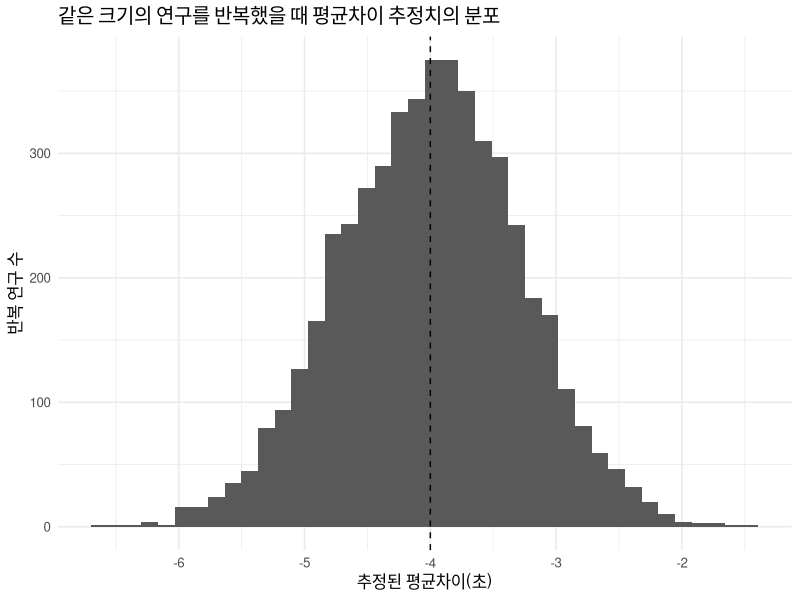
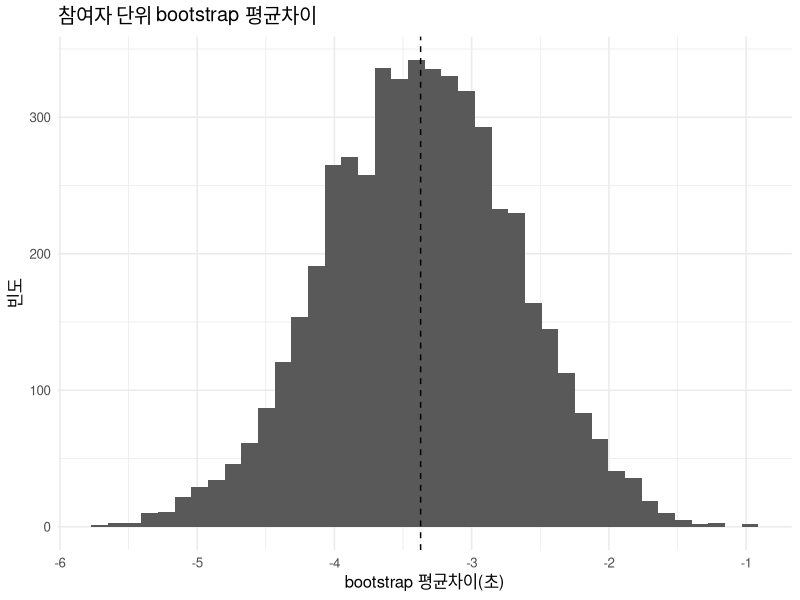
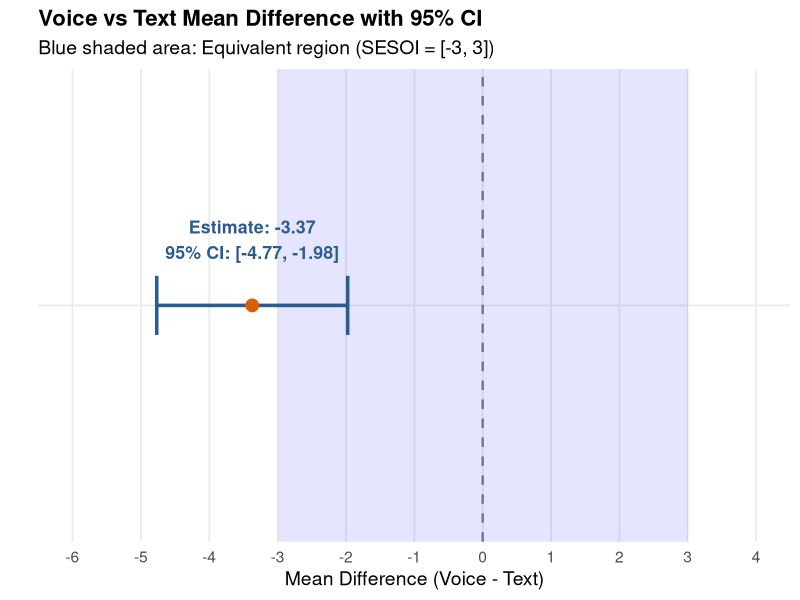
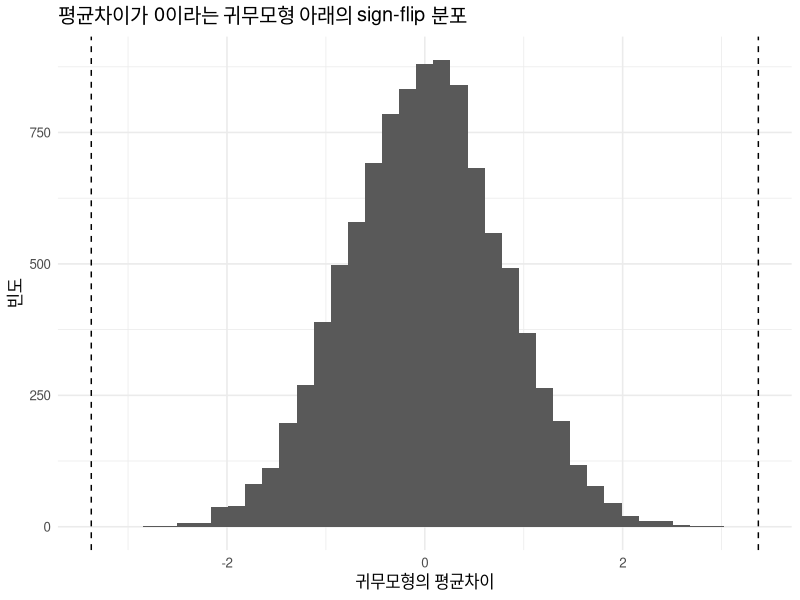
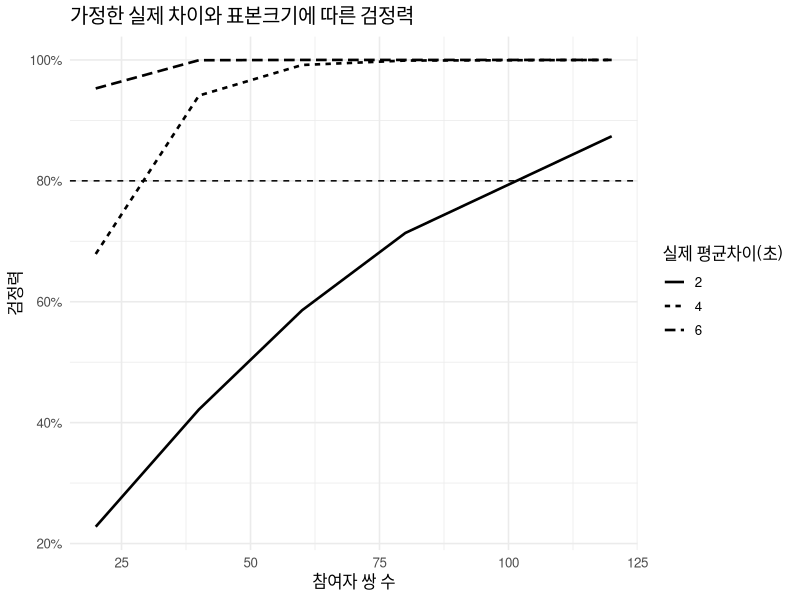
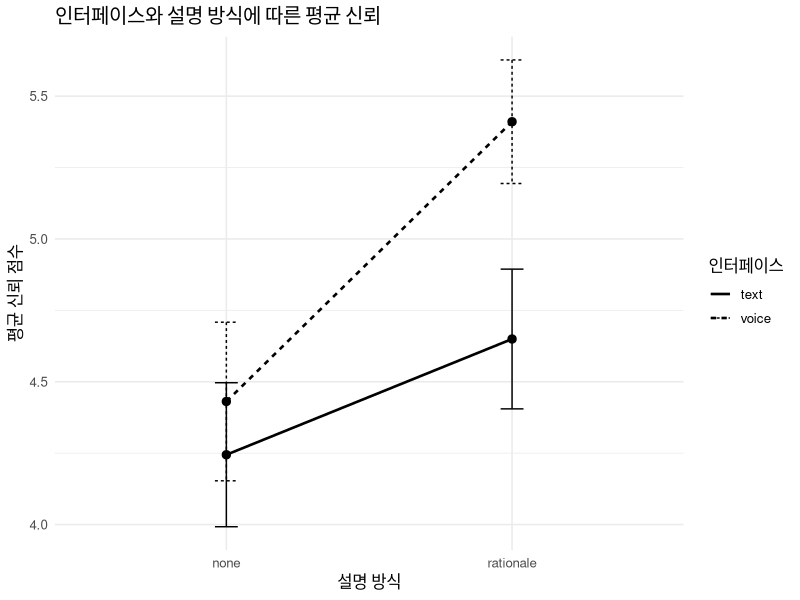
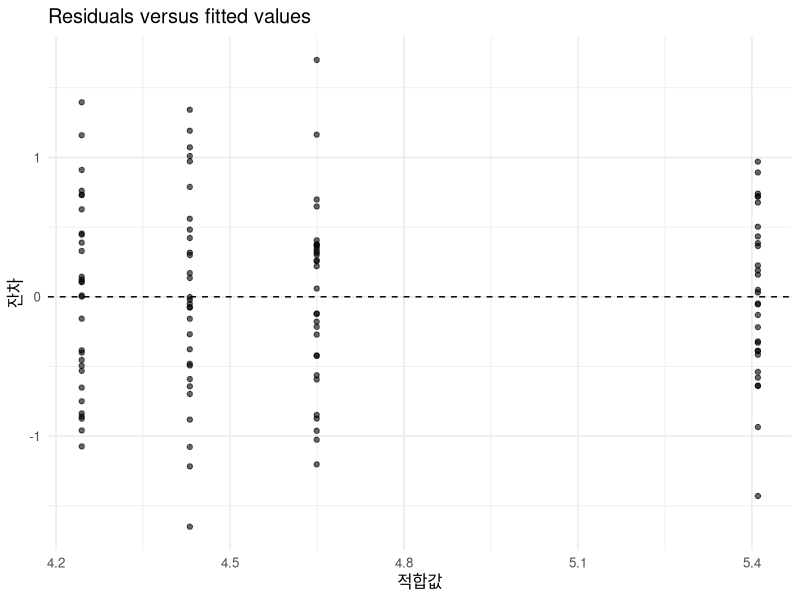
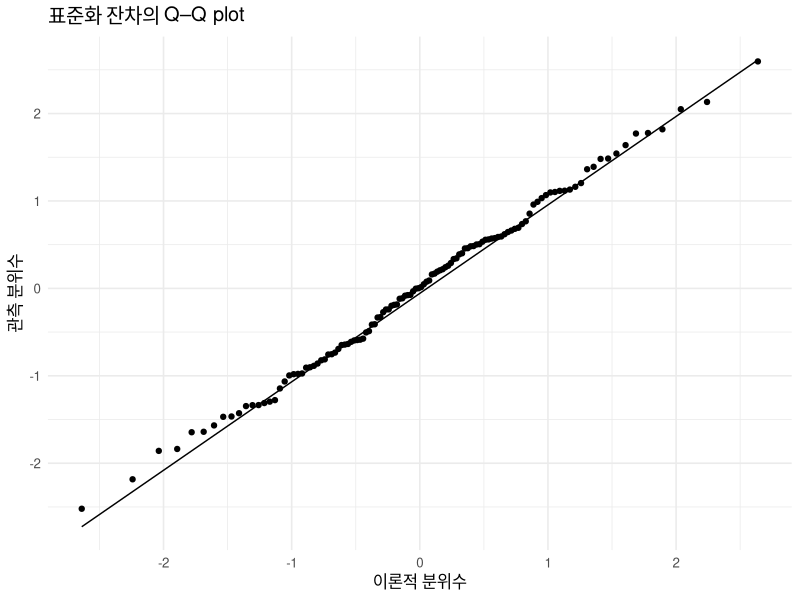

These figures' R source, in order:
## ---- chunk 1
#| label: setup
#| message: false
#| warning: false

library(tidyverse)

theme_set(theme_minimal(base_size = 12))
## ---- chunk 2
#| label: create-paired-hci-data

set.seed(2026)

participants <- tibble(
  participant_id = sprintf("P%03d", 1:96),
  expertise = factor(
    rep(c("novice", "experienced"), each = 48),
    levels = c("novice", "experienced")
  ),
  sequence = factor(
    rep(
      rep(c("text_first", "voice_first"), each = 24),
      times = 2
    ),
    levels = c("text_first", "voice_first")
  ),
  participant_intercept = rnorm(96, mean = 0, sd = 6)
)

hci_trials <- participants |>
  crossing(
    interface = factor(
      c("text", "voice"),
      levels = c("text", "voice")
    )
  ) |>
  mutate(
    period = case_when(
      sequence == "text_first" & interface == "text" ~ 1L,
      sequence == "text_first" & interface == "voice" ~ 2L,
      sequence == "voice_first" & interface == "voice" ~ 1L,
      TRUE ~ 2L
    ),
    completion_time =
      58 + participant_intercept -
      4 * (expertise == "experienced") -
      6 * (interface == "voice") +
      4 * (expertise == "experienced" & interface == "voice") -
      2 * (period == 2L) +
      rnorm(n(), mean = 0, sd = 5),
    completion_time = round(completion_time, 1)
  ) |>
  select(
    participant_id,
    expertise,
    sequence,
    period,
    interface,
    completion_time
  )
## ---- chunk 3
glimpse(hci_trials)
## ---- chunk 4
hci_trials |>
  summarise(
    rows = n(),
    participants = n_distinct(participant_id),
    observations_per_participant = n() / n_distinct(participant_id)
  )
## ---- chunk 5
paired_differences <- hci_trials |>
  select(participant_id, expertise, interface, completion_time) |>
  pivot_wider(
    names_from = interface,
    values_from = completion_time
  ) |>
  mutate(
    difference_voice_minus_text = voice - text
  )

paired_differences |>
  select(participant_id, expertise, text, voice, difference_voice_minus_text) |>
  slice_head(n = 8)
## ---- chunk 6
paired_summary <- paired_differences |>
  summarise(
    n_participants = n(),
    estimate = mean(difference_voice_minus_text),
    sd_difference = sd(difference_voice_minus_text),
    standard_error = sd_difference / sqrt(n_participants)
  )

paired_summary
## ---- chunk 7
set.seed(2026)

sampling_distribution <- tibble(simulation = 1:5000) |>
  mutate(
    estimate = map_dbl(
      simulation,
      function(sim_id) {
        mean(rnorm(96, mean = -4, sd = 7))
      }
    )
  )

sampling_distribution |>
  ggplot(aes(estimate)) +
  geom_histogram(bins = 40) +
  geom_vline(xintercept = -4, linetype = "dashed") +
  labs(
    title = "같은 크기의 연구를 반복했을 때 평균차이 추정치의 분포",
    x = "추정된 평균차이(초)",
    y = "반복 연구 수"
  )
## ---- chunk 8
paired_ci <- paired_summary |>
  mutate(
    critical_t = qt(0.975, df = n_participants - 1),
    lower = estimate - critical_t * standard_error,
    upper = estimate + critical_t * standard_error
  )

paired_ci
## ---- chunk 9
paired_test <- t.test(
  paired_differences$voice,
  paired_differences$text,
  paired = TRUE,
  conf.level = 0.95
)

paired_test
## ---- chunk 10
smallest_effect_of_interest <- 3

paired_ci |>
  transmute(
    estimate,
    lower,
    upper,
    practical_interpretation = case_when(
      upper < -smallest_effect_of_interest ~
        "voice가 실질적으로 의미 있게 더 빠를 가능성과 일치",
      lower > smallest_effect_of_interest ~
        "text가 실질적으로 의미 있게 더 빠를 가능성과 일치",
      lower >= -smallest_effect_of_interest &
        upper <= smallest_effect_of_interest ~
        "실질적으로 작은 차이와 일치",
      TRUE ~
        "중요한 효과와 작은 효과를 아직 구분하기 어려움"
    )
  )
## ---- chunk 11
effect_size_dz <- paired_differences |>
  summarise(
    d_z = mean(difference_voice_minus_text) /
      sd(difference_voice_minus_text)
  )

effect_size_dz
## ---- chunk 12
set.seed(2026)

bootstrap_estimates <- tibble(bootstrap_id = 1:5000) |>
  mutate(
    estimate = map_dbl(
      bootstrap_id,
      function(bootstrap_id) {
        sampled_rows <- sample(
          seq_len(nrow(paired_differences)),
          replace = TRUE
        )

        mean(
          paired_differences$difference_voice_minus_text[sampled_rows]
        )
      }
    )
  )

bootstrap_estimates |>
  summarise(
    lower = quantile(estimate, 0.025),
    upper = quantile(estimate, 0.975)
  )
## ---- chunk 13
bootstrap_estimates |>
  ggplot(aes(estimate)) +
  geom_histogram(bins = 40) +
  geom_vline(
    xintercept = mean(paired_differences$difference_voice_minus_text),
    linetype = "dashed"
  ) +
  labs(
    title = "참여자 단위 bootstrap 평균차이",
    x = "bootstrap 평균차이(초)",
    y = "빈도"
  )
## ---- chunk 14
tibble(
  estimate = unname(paired_test$estimate),
  confidence_lower = paired_test$conf.int[1],
  confidence_upper = paired_test$conf.int[2],
  t_value = unname(paired_test$statistic),
  degrees_of_freedom = unname(paired_test$parameter),
  p_value = paired_test$p.value
)
## ---- chunk 15
# 데이터 정의
df_res <- tibble(
  estimate = -3.371875,
  confidence_lower = -4.768464,
  confidence_upper = -1.975286,
  t_value = -4.793119,
  label = "Voice vs Text"
)

# 시각화 그래프
ggplot(df_res, aes(x = estimate, y = label)) +
  # 0 기준선 (귀무가설: 차이 없음)
  geom_vline(xintercept = 0, linetype = "dashed", color = "gray50", linewidth = 0.8) +
  # 최소 관심 효과 크기(SESOI) 범위 표시 ([-3, 3])
  annotate("rect", xmin = -3, xmax = 3, ymin = -Inf, ymax = Inf, alpha = 0.1, fill = "blue") +
  # 95% 신뢰구간 선
  geom_errorbarh(aes(xmin = confidence_lower, xmax = confidence_upper), height = 0.15, color = "#2B5C8F", linewidth = 1.2) +
  # 추정치(평균 차이) 점
  geom_point(size = 4, color = "#D95F02") +
  # 데이터 수치 텍스트 표시
  geom_text(aes(label = sprintf("Estimate: %.2f\n95%% CI: [%.2f, %.2f]", estimate, confidence_lower, confidence_upper)),
            vjust = -1.2, color = "#2B5C8F", size = 4.5, fontface = "bold") +
  # 축 및 레이블 설정
  scale_x_continuous(limits = c(-6, 4), breaks = seq(-6, 4, by = 1)) +
  labs(
    title = "Voice vs Text Mean Difference with 95% CI",
    subtitle = "Blue shaded area: Equivalent region (SESOI = [-3, 3])",
    x = "Mean Difference (Voice - Text)",
    y = ""
  ) +
  theme_minimal(base_size = 14) +
  theme(
    panel.grid.minor = element_blank(),
    axis.text.y = element_blank(),
    axis.ticks.y = element_blank(),
    plot.title = element_text(face = "bold", size = 16)
  )

## ---- chunk 16
set.seed(2026)

observed_difference <- mean(
  paired_differences$difference_voice_minus_text
)

sign_flip_null <- replicate(
  10000,
  {
    random_signs <- sample(
      c(-1, 1),
      size = nrow(paired_differences),
      replace = TRUE
    )

    mean(
      paired_differences$difference_voice_minus_text * random_signs
    )
  }
)

sign_flip_p_value <- mean(
  abs(sign_flip_null) >= abs(observed_difference)
)

sign_flip_p_value
## ---- chunk 17
tibble(null_estimate = sign_flip_null) |>
  ggplot(aes(null_estimate)) +
  geom_histogram(bins = 40) +
  geom_vline(
    xintercept = c(-abs(observed_difference), abs(observed_difference)),
    linetype = "dashed"
  ) +
  labs(
    title = "평균차이가 0이라는 귀무모형 아래의 sign-flip 분포",
    x = "귀무모형의 평균차이",
    y = "빈도"
  )
## ---- chunk 18
power_grid <- crossing(
  n_pairs = c(20, 40, 60, 80, 120),
  true_difference = c(2, 4, 6)
) |>
  mutate(
    power = map2_dbl(
      n_pairs,
      true_difference,
      function(n_i, difference_i) {
        power.t.test(
          n = n_i,
          delta = difference_i,
          sd = 7,
          sig.level = 0.05,
          type = "paired",
          alternative = "two.sided"
        )$power
      }
    )
  )

power_grid
## ---- chunk 19
power_grid |>
  mutate(true_difference = factor(true_difference)) |>
  ggplot(aes(n_pairs, power, linetype = true_difference)) +
  geom_line(linewidth = 0.9) +
  geom_hline(yintercept = 0.8, linetype = "dashed") +
  scale_y_continuous(labels = scales::label_percent()) +
  labs(
    title = "가정한 실제 차이와 표본크기에 따른 검정력",
    x = "참여자 쌍 수",
    y = "검정력",
    linetype = "실제 평균차이(초)"
  )
## ---- chunk 20
precision_grid <- tibble(
  n_pairs = c(20, 40, 60, 80, 120)
) |>
  mutate(
    expected_margin_of_error =
      qt(0.975, df = n_pairs - 1) * 7 / sqrt(n_pairs)
  )

precision_grid
## ---- chunk 21
1 - (1 - 0.05)^20
## ---- chunk 22
example_p_values <- c(0.004, 0.018, 0.031, 0.061, 0.20)

tibble(
  raw_p = example_p_values,
  holm_p = p.adjust(example_p_values, method = "holm"),
  fdr_p = p.adjust(example_p_values, method = "BH")
)
## ---- chunk 23
#| label: create-factorial-data
#| include: false

set.seed(2027)

factorial_hci <- crossing(
  interface = factor(
    c("text", "voice"),
    levels = c("text", "voice")
  ),
  explanation = factor(
    c("none", "rationale"),
    levels = c("none", "rationale")
  ),
  participant_in_cell = 1:30
) |>
  mutate(
    participant_id = sprintf(
      "%s_%s_%02d",
      as.character(interface),
      as.character(explanation),
      participant_in_cell
    ),
    trust =
      4.2 +
      0.25 * (interface == "voice") +
      0.35 * (explanation == "rationale") +
      0.65 * (interface == "voice" & explanation == "rationale") +
      rnorm(n(), mean = 0, sd = 0.65),
    trust = pmin(pmax(trust, 1), 7)
  )
## ---- chunk 24
cell_summary <- factorial_hci |>
  summarise(
    n = n(),
    mean_trust = mean(trust),
    se = sd(trust) / sqrt(n),
    critical_t = qt(0.975, df = n - 1),
    lower = mean_trust - critical_t * se,
    upper = mean_trust + critical_t * se,
    .by = c(interface, explanation)
  )

cell_summary
## ---- chunk 25
cell_summary |>
  ggplot(
    aes(
      explanation,
      mean_trust,
      group = interface,
      linetype = interface
    )
  ) +
  geom_line(linewidth = 0.9) +
  geom_point(size = 2.5) +
  geom_errorbar(
    aes(ymin = lower, ymax = upper),
    width = 0.08
  ) +
  labs(
    title = "인터페이스와 설명 방식에 따른 평균 신뢰",
    x = "설명 방식",
    y = "평균 신뢰 점수",
    linetype = "인터페이스"
  )
## ---- chunk 26
factorial_model <- lm(
  trust ~ interface * explanation,
  data = factorial_hci
)

summary(factorial_model)
## ---- chunk 27
anova(factorial_model)
## ---- chunk 28
confint(factorial_model)
## ---- chunk 29
cell_grid <- crossing(
  interface = factor(
    c("text", "voice"),
    levels = levels(factorial_hci[["interface"]])
  ),
  explanation = factor(
    c("none", "rationale"),
    levels = levels(factorial_hci[["explanation"]])
  )
)

prediction_matrix <- predict(
  factorial_model,
  newdata = cell_grid,
  interval = "confidence"
)

model_cell_estimates <- bind_cols(
  cell_grid,
  as_tibble(prediction_matrix)
)

model_cell_estimates
## ---- chunk 30
model_diagnostics <- tibble(
  fitted = fitted(factorial_model),
  residual = residuals(factorial_model),
  standardized_residual = rstandard(factorial_model)
)
## ---- chunk 31
model_diagnostics |>
  ggplot(aes(fitted, residual)) +
  geom_point(alpha = 0.6) +
  geom_hline(yintercept = 0, linetype = "dashed") +
  labs(
    title = "Residuals versus fitted values",
    x = "적합값",
    y = "잔차"
  )
## ---- chunk 32
model_diagnostics |>
  ggplot(aes(sample = standardized_residual)) +
  stat_qq() +
  stat_qq_line() +
  labs(
    title = "표준화 잔차의 Q–Q plot",
    x = "이론적 분위수",
    y = "관측 분위수"
  )
## ---- chunk 33
frequentist_coin <- binom.test(
  x = 14,
  n = 20,
  p = 0.5,
  alternative = "two.sided"
)

frequentist_coin
## ---- chunk 34
prior_alpha <- 2
prior_beta <- 2
heads <- 14
tails <- 6

posterior_alpha <- prior_alpha + heads
posterior_beta <- prior_beta + tails

bayesian_summary <- tibble(
  posterior_mean = posterior_alpha /
    (posterior_alpha + posterior_beta),
  credible_lower = qbeta(
    0.025,
    posterior_alpha,
    posterior_beta
  ),
  credible_upper = qbeta(
    0.975,
    posterior_alpha,
    posterior_beta
  ),
  probability_above_half = 1 - pbeta(
    0.5,
    posterior_alpha,
    posterior_beta
  )
)

bayesian_summary
## ---- chunk 35
prior_posterior <- tibble(
  p = seq(0.001, 0.999, length.out = 500),
  prior = dbeta(p, prior_alpha, prior_beta),
  posterior = dbeta(p, posterior_alpha, posterior_beta)
) |>
  pivot_longer(
    c(prior, posterior),
    names_to = "distribution",
    values_to = "density"
  )

prior_posterior |>
  ggplot(aes(p, density, linetype = distribution)) +
  geom_line(linewidth = 1) +
  geom_vline(xintercept = 0.5, linetype = "dotted") +
  labs(
    title = "데이터를 관측한 뒤 좁아지고 이동한 posterior",
    x = "앞면 확률 p",
    y = "밀도",
    linetype = "분포"
  )
## ---- chunk 36
1 / choose(8, 4)
